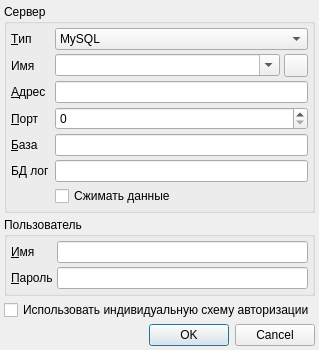
<?xml version="1.0" encoding="UTF-8"?>
<ui version="4.0">
 <class>connectionDialog</class>
 <widget class="QDialog" name="connectionDialog">
  <property name="geometry">
   <rect>
    <x>0</x>
    <y>0</y>
    <width>295</width>
    <height>316</height>
   </rect>
  </property>
  <property name="windowTitle">
   <string>Настройки базы данных</string>
  </property>
  <property name="sizeGripEnabled">
   <bool>false</bool>
  </property>
  <layout class="QGridLayout">
   <property name="margin">
    <number>4</number>
   </property>
   <property name="spacing">
    <number>4</number>
   </property>
   <item row="1" column="0">
    <widget class="QGroupBox" name="groupBox">
     <property name="title">
      <string>Пользователь</string>
     </property>
     <layout class="QGridLayout">
      <property name="margin">
       <number>4</number>
      </property>
      <property name="spacing">
       <number>4</number>
      </property>
      <item row="1" column="1">
       <widget class="QLineEdit" name="edtPassword">
        <property name="echoMode">
         <enum>QLineEdit::Password</enum>
        </property>
       </widget>
      </item>
      <item row="0" column="1">
       <widget class="QLineEdit" name="edtUserName"/>
      </item>
      <item row="1" column="0">
       <widget class="QLabel" name="lblPassword">
        <property name="sizePolicy">
         <sizepolicy hsizetype="Fixed" vsizetype="Preferred">
          <horstretch>0</horstretch>
          <verstretch>0</verstretch>
         </sizepolicy>
        </property>
        <property name="minimumSize">
         <size>
          <width>40</width>
          <height>0</height>
         </size>
        </property>
        <property name="text">
         <string>&amp;Пароль</string>
        </property>
        <property name="buddy">
         <cstring>edtPassword</cstring>
        </property>
       </widget>
      </item>
      <item row="0" column="0">
       <widget class="QLabel" name="lblUserName">
        <property name="sizePolicy">
         <sizepolicy hsizetype="Fixed" vsizetype="Preferred">
          <horstretch>0</horstretch>
          <verstretch>0</verstretch>
         </sizepolicy>
        </property>
        <property name="minimumSize">
         <size>
          <width>40</width>
          <height>0</height>
         </size>
        </property>
        <property name="text">
         <string>&amp;Имя</string>
        </property>
        <property name="buddy">
         <cstring>edtUserName</cstring>
        </property>
       </widget>
      </item>
     </layout>
    </widget>
   </item>
   <item row="0" column="0">
    <widget class="QGroupBox" name="grpServer">
     <property name="title">
      <string>Сервер</string>
     </property>
     <layout class="QGridLayout">
      <property name="margin">
       <number>4</number>
      </property>
      <property name="spacing">
       <number>4</number>
      </property>
      <item row="6" column="1" colspan="2">
       <widget class="QCheckBox" name="chkCompressData">
        <property name="toolTip">
         <string/>
        </property>
        <property name="text">
         <string>Сжимать данные</string>
        </property>
       </widget>
      </item>
      <item row="1" column="2">
       <widget class="QToolButton" name="btnDelConnectionInfo">
        <property name="font">
         <font>
          <pointsize>8</pointsize>
          <weight>50</weight>
          <bold>false</bold>
          <strikeout>true</strikeout>
         </font>
        </property>
        <property name="toolTip">
         <string>Удалить конфигурацию подключения из списка</string>
        </property>
        <property name="text">
         <string/>
        </property>
        <property name="icon">
         <iconset resource="../s11main.qrc">
          <normaloff>:/new/prefix1/icons/delete-icon.png</normaloff>:/new/prefix1/icons/delete-icon.png</iconset>
        </property>
       </widget>
      </item>
      <item row="1" column="1">
       <widget class="QComboBox" name="edtConnectionName">
        <property name="editable">
         <bool>true</bool>
        </property>
       </widget>
      </item>
      <item row="3" column="1" colspan="2">
       <widget class="QSpinBox" name="edtServerPort">
        <property name="maximum">
         <number>99999</number>
        </property>
       </widget>
      </item>
      <item row="4" column="1" colspan="2">
       <widget class="QLineEdit" name="edtDatabaseName"/>
      </item>
      <item row="0" column="1" colspan="2">
       <widget class="QComboBox" name="cmbDriverName">
        <item>
         <property name="text">
          <string>MySQL</string>
         </property>
        </item>
       </widget>
      </item>
      <item row="4" column="0">
       <widget class="QLabel" name="lblDatabaseName">
        <property name="sizePolicy">
         <sizepolicy hsizetype="Fixed" vsizetype="Preferred">
          <horstretch>0</horstretch>
          <verstretch>0</verstretch>
         </sizepolicy>
        </property>
        <property name="minimumSize">
         <size>
          <width>40</width>
          <height>0</height>
         </size>
        </property>
        <property name="text">
         <string>&amp;База</string>
        </property>
        <property name="buddy">
         <cstring>edtDatabaseName</cstring>
        </property>
       </widget>
      </item>
      <item row="0" column="0">
       <widget class="QLabel" name="lblDriverName">
        <property name="sizePolicy">
         <sizepolicy hsizetype="Fixed" vsizetype="Preferred">
          <horstretch>0</horstretch>
          <verstretch>0</verstretch>
         </sizepolicy>
        </property>
        <property name="minimumSize">
         <size>
          <width>40</width>
          <height>0</height>
         </size>
        </property>
        <property name="text">
         <string>&amp;Тип</string>
        </property>
        <property name="buddy">
         <cstring>cmbDriverName</cstring>
        </property>
       </widget>
      </item>
      <item row="3" column="0">
       <widget class="QLabel" name="lblServerPort">
        <property name="sizePolicy">
         <sizepolicy hsizetype="Fixed" vsizetype="Preferred">
          <horstretch>0</horstretch>
          <verstretch>0</verstretch>
         </sizepolicy>
        </property>
        <property name="minimumSize">
         <size>
          <width>40</width>
          <height>0</height>
         </size>
        </property>
        <property name="text">
         <string>&amp;Порт</string>
        </property>
        <property name="buddy">
         <cstring>edtServerPort</cstring>
        </property>
       </widget>
      </item>
      <item row="2" column="0">
       <widget class="QLabel" name="lblServerName">
        <property name="sizePolicy">
         <sizepolicy hsizetype="Fixed" vsizetype="Preferred">
          <horstretch>0</horstretch>
          <verstretch>0</verstretch>
         </sizepolicy>
        </property>
        <property name="minimumSize">
         <size>
          <width>40</width>
          <height>0</height>
         </size>
        </property>
        <property name="text">
         <string>&amp;Адрес </string>
        </property>
        <property name="buddy">
         <cstring>edtConnectionName</cstring>
        </property>
       </widget>
      </item>
      <item row="1" column="0">
       <widget class="QLabel" name="lblConnectionName">
        <property name="text">
         <string>Имя</string>
        </property>
       </widget>
      </item>
      <item row="2" column="1" colspan="2">
       <widget class="QLineEdit" name="edtServerName"/>
      </item>
      <item row="5" column="0">
       <widget class="QLabel" name="lblLoggerDbName">
        <property name="text">
         <string>БД лог</string>
        </property>
       </widget>
      </item>
      <item row="5" column="1" colspan="2">
       <widget class="QLineEdit" name="edtLoggerDbName"/>
      </item>
     </layout>
    </widget>
   </item>
   <item row="5" column="0">
    <widget class="QDialogButtonBox" name="buttonBox">
     <property name="standardButtons">
      <set>QDialogButtonBox::Cancel|QDialogButtonBox::Ok</set>
     </property>
    </widget>
   </item>
   <item row="4" column="0">
    <spacer name="verticalSpacer">
     <property name="orientation">
      <enum>Qt::Vertical</enum>
     </property>
     <property name="sizeHint" stdset="0">
      <size>
       <width>20</width>
       <height>40</height>
      </size>
     </property>
    </spacer>
   </item>
   <item row="3" column="0">
    <widget class="QCheckBox" name="chkAutScheme">
     <property name="acceptDrops">
      <bool>false</bool>
     </property>
     <property name="text">
      <string>Использовать индивидуальную схему авторизации</string>
     </property>
     <property name="tristate">
      <bool>false</bool>
     </property>
    </widget>
   </item>
  </layout>
 </widget>
 <tabstops>
  <tabstop>cmbDriverName</tabstop>
  <tabstop>edtConnectionName</tabstop>
  <tabstop>btnDelConnectionInfo</tabstop>
  <tabstop>edtServerName</tabstop>
  <tabstop>edtServerPort</tabstop>
  <tabstop>edtDatabaseName</tabstop>
  <tabstop>chkCompressData</tabstop>
  <tabstop>edtUserName</tabstop>
  <tabstop>edtPassword</tabstop>
  <tabstop>chkAutScheme</tabstop>
  <tabstop>buttonBox</tabstop>
 </tabstops>
 <resources>
  <include location="../s11main.qrc"/>
 </resources>
 <connections>
  <connection>
   <sender>buttonBox</sender>
   <signal>accepted()</signal>
   <receiver>connectionDialog</receiver>
   <slot>accept()</slot>
   <hints>
    <hint type="sourcelabel">
     <x>39</x>
     <y>241</y>
    </hint>
    <hint type="destinationlabel">
     <x>34</x>
     <y>255</y>
    </hint>
   </hints>
  </connection>
  <connection>
   <sender>buttonBox</sender>
   <signal>rejected()</signal>
   <receiver>connectionDialog</receiver>
   <slot>reject()</slot>
   <hints>
    <hint type="sourcelabel">
     <x>131</x>
     <y>242</y>
    </hint>
    <hint type="destinationlabel">
     <x>102</x>
     <y>257</y>
    </hint>
   </hints>
  </connection>
 </connections>
</ui>
